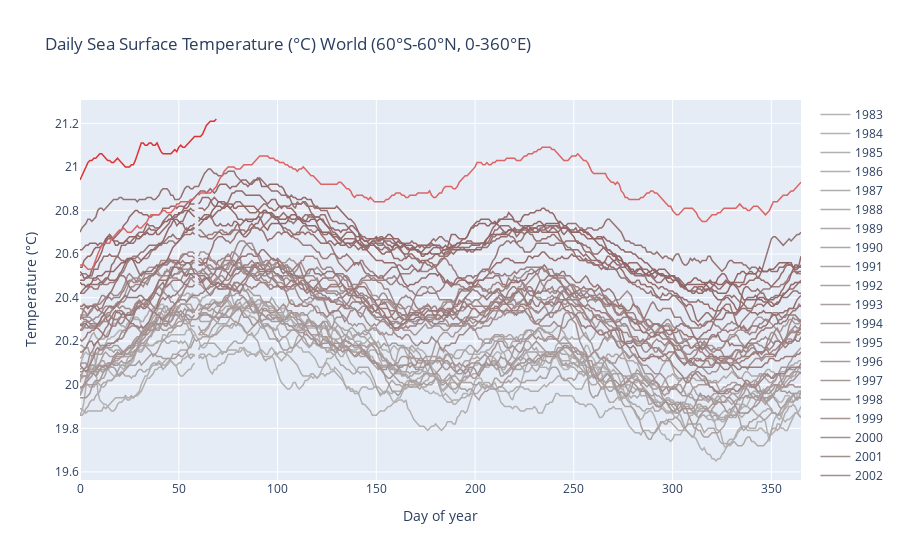

Source (notebook cell):
### Code cell
import pandas as pd
import plotly.graph_objects as go
from plotly.colors import n_colors

n_years_back = len(df.columns[1:])
grey_colors = n_colors('rgb(145, 100, 100)', 'rgb(180, 180, 180)', n_years_back -2, colortype='rgb')
red_colors = n_colors('rgb(220, 100, 100)', 'rgb(220, 50, 50)', 2, colortype='rgb')
colors = grey_colors[::-1] + red_colors


# Create the plot
fig_lines = go.Figure()

# Add traces for each year
for i, column in enumerate(df.columns[1:]):
    fig_lines.add_trace(go.Scatter(x=df.index, y=df[column], mode='lines', name=str(column),
                             line=dict(color=colors[i], width=1.5)))

# Update layout
fig_lines.update_layout(title='Yearly Trends',
                  xaxis_title='Day of year',
                  yaxis_title='Value')

fig_lines.update_yaxes(title_text="Temperature (°C)")
fig_lines.update_layout(title="Daily Sea Surface Temperature (°C) World (60°S-60°N, 0-360°E)")

# Show plot
fig_lines.show()

### Figure 1 — Plotly figure (JSON) as saved in the notebook; plotly's stock layout.template omitted (floating-point values rounded to 4 significant figures; data arrays with more than 128 entries replaced by an {"elided": "..."} marker saying what was removed)
{"data": [{"line": {"color": "rgb(180.0, 180.0, 180.0)", "width": 1.5}, "mode": "lines", "name": "1983", "type": "scatter", "x": {"elided": "366 int values"}, "y": {"elided": "366 float values"}}, {"line": {"color": "rgb(179.1025641025641, 177.94871794871796, 177.94871794871796)", "width": 1.5}, "mode": "lines", "name": "1984", "type": "scatter", "x": {"elided": "366 int values"}, "y": {"elided": "366 float values"}}, {"line": {"color": "rgb(178.2051282051282, 175.89743589743588, 175.89743589743588)", "width": 1.5}, "mode": "lines", "name": "1985", "type": "scatter", "x": {"elided": "366 int values"}, "y": {"elided": "366 float values"}}, {"line": {"color": "rgb(177.30769230769232, 173.84615384615384, 173.84615384615384)", "width": 1.5}, "mode": "lines", "name": "1986", "type": "scatter", "x": {"elided": "366 int values"}, "y": {"elided": "366 float values"}}, {"line": {"color": "rgb(176.4102564102564, 171.7948717948718, 171.7948717948718)", "width": 1.5}, "mode": "lines", "name": "1987", "type": "scatter", "x": {"elided": "366 int values"}, "y": {"elided": "366 float values"}}, {"line": {"color": "rgb(175.51282051282053, 169.74358974358972, 169.74358974358972)", "width": 1.5}, "mode": "lines", "name": "1988", "type": "scatter", "x": {"elided": "366 int values"}, "y": {"elided": "366 float values"}}, {"line": {"color": "rgb(174.6153846153846, 167.69230769230768, 167.69230769230768)", "width": 1.5}, "mode": "lines", "name": "1989", "type": "scatter", "x": {"elided": "366 int values"}, "y": {"elided": "366 float values"}}, {"line": {"color": "rgb(173.71794871794873, 165.64102564102564, 165.64102564102564)", "width": 1.5}, "mode": "lines", "name": "1990", "type": "scatter", "x": {"elided": "366 int values"}, "y": {"elided": "366 float values"}}, {"line": {"color": "rgb(172.82051282051282, 163.5897435897436, 163.5897435897436)", "width": 1.5}, "mode": "lines", "name": "1991", "type": "scatter", "x": {"elided": "366 int values"}, "y": {"elided": "366 float values"}}, {"line": {"color": "rgb(171.92307692307693, 161.53846153846155, 161.53846153846155)", "width": 1.5}, "mode": "lines", "name": "1992", "type": "scatter", "x": {"elided": "366 int values"}, "y": {"elided": "366 float values"}}, {"line": {"color": "rgb(171.02564102564102, 159.48717948717947, 159.48717948717947)", "width": 1.5}, "mode": "lines", "name": "1993", "type": "scatter", "x": {"elided": "366 int values"}, "y": {"elided": "366 float values"}}, {"line": {"color": "rgb(170.12820512820514, 157.43589743589743, 157.43589743589743)", "width": 1.5}, "mode": "lines", "name": "1994", "type": "scatter", "x": {"elided": "366 int values"}, "y": {"elided": "366 float values"}}, {"line": {"color": "rgb(169.23076923076923, 155.3846153846154, 155.3846153846154)", "width": 1.5}, "mode": "lines", "name": "1995", "type": "scatter", "x": {"elided": "366 int values"}, "y": {"elided": "366 float values"}}, {"line": {"color": "rgb(168.33333333333334, 153.33333333333331, 153.33333333333331)", "width": 1.5}, "mode": "lines", "name": "1996", "type": "scatter", "x": {"elided": "366 int values"}, "y": {"elided": "366 float values"}}, {"line": {"color": "rgb(167.43589743589743, 151.28205128205127, 151.28205128205127)", "width": 1.5}, "mode": "lines", "name": "1997", "type": "scatter", "x": {"elided": "366 int values"}, "y": {"elided": "366 float values"}}, {"line": {"color": "rgb(166.53846153846155, 149.23076923076923, 149.23076923076923)", "width": 1.5}, "mode": "lines", "name": "1998", "type": "scatter", "x": {"elided": "366 int values"}, "y": {"elided": "366 float values"}}, {"line": {"color": "rgb(165.64102564102564, 147.17948717948718, 147.17948717948718)", "width": 1.5}, "mode": "lines", "name": "1999", "type": "scatter", "x": {"elided": "366 int values"}, "y": {"elided": "366 float values"}}, {"line": {"color": "rgb(164.74358974358975, 145.12820512820514, 145.12820512820514)", "width": 1.5}, "mode": "lines", "name": "2000", "type": "scatter", "x": {"elided": "366 int values"}, "y": {"elided": "366 float values"}}, {"line": {"color": "rgb(163.84615384615384, 143.07692307692307, 143.07692307692307)", "width": 1.5}, "mode": "lines", "name": "2001", "type": "scatter", "x": {"elided": "366 int values"}, "y": {"elided": "366 float values"}}, {"line": {"color": "rgb(162.94871794871796, 141.02564102564102, 141.02564102564102)", "width": 1.5}, "mode": "lines", "name": "2002", "type": "scatter", "x": {"elided": "366 int values"}, "y": {"elided": "366 float values"}}, {"line": {"color": "rgb(162.05128205128204, 138.97435897435898, 138.97435897435898)", "width": 1.5}, "mode": "lines", "name": "2003", "type": "scatter", "x": {"elided": "366 int values"}, "y": {"elided": "366 float values"}}, {"line": {"color": "rgb(161.15384615384616, 136.9230769230769, 136.9230769230769)", "width": 1.5}, "mode": "lines", "name": "2004", "type": "scatter", "x": {"elided": "366 int values"}, "y": {"elided": "366 float values"}}, {"line": {"color": "rgb(160.25641025641025, 134.87179487179486, 134.87179487179486)", "width": 1.5}, "mode": "lines", "name": "2005", "type": "scatter", "x": {"elided": "366 int values"}, "y": {"elided": "366 float values"}}, {"line": {"color": "rgb(159.35897435897436, 132.82051282051282, 132.82051282051282)", "width": 1.5}, "mode": "lines", "name": "2006", "type": "scatter", "x": {"elided": "366 int values"}, "y": {"elided": "366 float values"}}, {"line": {"color": "rgb(158.46153846153845, 130.76923076923077, 130.76923076923077)", "width": 1.5}, "mode": "lines", "name": "2007", "type": "scatter", "x": {"elided": "366 int values"}, "y": {"elided": "366 float values"}}, {"line": {"color": "rgb(157.56410256410257, 128.71794871794873, 128.71794871794873)", "width": 1.5}, "mode": "lines", "name": "2008", "type": "scatter", "x": {"elided": "366 int values"}, "y": {"elided": "366 float values"}}, {"line": {"color": "rgb(156.66666666666666, 126.66666666666666, 126.66666666666666)", "width": 1.5}, "mode": "lines", "name": "2009", "type": "scatter", "x": {"elided": "366 int values"}, "y": {"elided": "366 float values"}}, {"line": {"color": "rgb(155.76923076923077, 124.61538461538461, 124.61538461538461)", "width": 1.5}, "mode": "lines", "name": "2010", "type": "scatter", "x": {"elided": "366 int values"}, "y": {"elided": "366 float values"}}, {"line": {"color": "rgb(154.87179487179486, 122.56410256410257, 122.56410256410257)", "width": 1.5}, "mode": "lines", "name": "2011", "type": "scatter", "x": {"elided": "366 int values"}, "y": {"elided": "366 float values"}}, {"line": {"color": "rgb(153.97435897435898, 120.51282051282051, 120.51282051282051)", "width": 1.5}, "mode": "lines", "name": "2012", "type": "scatter", "x": {"elided": "366 int values"}, "y": {"elided": "366 float values"}}, {"line": {"color": "rgb(153.07692307692307, 118.46153846153845, 118.46153846153845)", "width": 1.5}, "mode": "lines", "name": "2013", "type": "scatter", "x": {"elided": "366 int values"}, "y": {"elided": "366 float values"}}, {"line": {"color": "rgb(152.17948717948718, 116.41025641025641, 116.41025641025641)", "width": 1.5}, "mode": "lines", "name": "2014", "type": "scatter", "x": {"elided": "366 int values"}, "y": {"elided": "366 float values"}}, {"line": {"color": "rgb(151.28205128205127, 114.35897435897436, 114.35897435897436)", "width": 1.5}, "mode": "lines", "name": "2015", "type": "scatter", "x": {"elided": "366 int values"}, "y": {"elided": "366 float values"}}, {"line": {"color": "rgb(150.3846153846154, 112.3076923076923, 112.3076923076923)", "width": 1.5}, "mode": "lines", "name": "2016", "type": "scatter", "x": {"elided": "366 int values"}, "y": {"elided": "366 float values"}}, {"line": {"color": "rgb(149.48717948717947, 110.25641025641025, 110.25641025641025)", "width": 1.5}, "mode": "lines", "name": "2017", "type": "scatter", "x": {"elided": "366 int values"}, "y": {"elided": "366 float values"}}, {"line": {"color": "rgb(148.5897435897436, 108.2051282051282, 108.2051282051282)", "width": 1.5}, "mode": "lines", "name": "2018", "type": "scatter", "x": {"elided": "366 int values"}, "y": {"elided": "366 float values"}}, {"line": {"color": "rgb(147.69230769230768, 106.15384615384616, 106.15384615384616)", "width": 1.5}, "mode": "lines", "name": "2019", "type": "scatter", "x": {"elided": "366 int values"}, "y": {"elided": "366 float values"}}, {"line": {"color": "rgb(146.7948717948718, 104.1025641025641, 104.1025641025641)", "width": 1.5}, "mode": "lines", "name": "2020", "type": "scatter", "x": {"elided": "366 int values"}, "y": {"elided": "366 float values"}}, {"line": {"color": "rgb(145.89743589743588, 102.05128205128204, 102.05128205128204)", "width": 1.5}, "mode": "lines", "name": "2021", "type": "scatter", "x": {"elided": "366 int values"}, "y": {"elided": "366 float values"}}, {"line": {"color": "rgb(145.0, 100.0, 100.0)", "width": 1.5}, "mode": "lines", "name": "2022", "type": "scatter", "x": {"elided": "366 int values"}, "y": {"elided": "366 float values"}}, {"line": {"color": "rgb(220.0, 100.0, 100.0)", "width": 1.5}, "mode": "lines", "name": "2023", "type": "scatter", "x": {"elided": "366 int values"}, "y": {"elided": "366 float values"}}, {"line": {"color": "rgb(220.0, 50.0, 50.0)", "width": 1.5}, "mode": "lines", "name": "2024", "type": "scatter", "x": {"elided": "366 int values"}, "y": {"elided": "366 float values"}}], "layout": {"title": {"text": "Daily Sea Surface Temperature (°C) World (60°S-60°N, 0-360°E)"}, "xaxis": {"title": {"text": "Day of year"}}, "yaxis": {"title": {"text": "Temperature (°C)"}}}}
